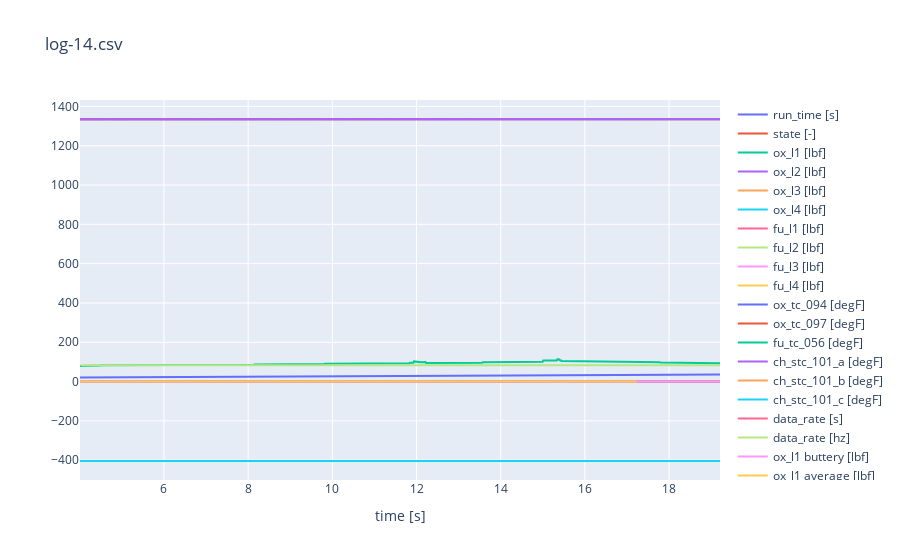

The code cell stored with this chart in its notebook:
### Code cell
from gaslighter import *

data = csv_to_datadict("log-12.csv")
data = trim_time_datadict(data, 'time [s]', 4, 7)

data['data_rate [s]'] = diff_with_first_index(data['time [s]'])
data['data_rate [hz]'] = 1 / data['data_rate [s]']
data['ox_l1 buttery [lbf]'] = scipy_butter(data['ox_l1 [lbf]'], 3, 30, 166)
data['ox_l1 average [lbf]'] = moving_average(data['ox_l1 [lbf]'], 1, 166)

graph_datadict(data, 'time [s]', title="log-14.csv")
print(512/len('run_time [s],time [s],state [-],ox_l1 [lbf]'))

### Figure 1 — Plotly figure (JSON) as saved in the notebook; plotly's stock layout.template omitted (floating-point values rounded to 4 significant figures; data arrays with more than 128 entries replaced by an {"elided": "..."} marker saying what was removed)
{"data": [{"mode": "lines", "name": "run_time [s]", "type": "scatter", "x": {"elided": "1268 float values"}, "y": {"elided": "1268 float values"}}, {"mode": "lines", "name": "state [-]", "type": "scatter", "x": {"elided": "1268 float values"}, "y": {"elided": "1268 int values"}}, {"mode": "lines", "name": "ox_l1 [lbf]", "type": "scatter", "x": {"elided": "1268 float values"}, "y": {"elided": "1268 int values"}}, {"mode": "lines", "name": "ox_l2 [lbf]", "type": "scatter", "x": {"elided": "1268 float values"}, "y": {"elided": "1268 int values"}}, {"mode": "lines", "name": "ox_l3 [lbf]", "type": "scatter", "x": {"elided": "1268 float values"}, "y": {"elided": "1268 int values"}}, {"mode": "lines", "name": "ox_l4 [lbf]", "type": "scatter", "x": {"elided": "1268 float values"}, "y": {"elided": "1268 int values"}}, {"mode": "lines", "name": "fu_l1 [lbf]", "type": "scatter", "x": {"elided": "1268 float values"}, "y": {"elided": "1268 int values"}}, {"mode": "lines", "name": "fu_l2 [lbf]", "type": "scatter", "x": {"elided": "1268 float values"}, "y": {"elided": "1268 int values"}}, {"mode": "lines", "name": "fu_l3 [lbf]", "type": "scatter", "x": {"elided": "1268 float values"}, "y": {"elided": "1268 int values"}}, {"mode": "lines", "name": "fu_l4 [lbf]", "type": "scatter", "x": {"elided": "1268 float values"}, "y": {"elided": "1268 int values"}}, {"mode": "lines", "name": "ox_tc_094 [degF]", "type": "scatter", "x": {"elided": "1268 float values"}, "y": {"elided": "1268 float values"}}, {"mode": "lines", "name": "ox_tc_097 [degF]", "type": "scatter", "x": {"elided": "1268 float values"}, "y": {"elided": "1268 float values"}}, {"mode": "lines", "name": "fu_tc_056 [degF]", "type": "scatter", "x": {"elided": "1268 float values"}, "y": {"elided": "1268 float values"}}, {"mode": "lines", "name": "ch_stc_101_a [degF]", "type": "scatter", "x": {"elided": "1268 float values"}, "y": {"elided": "1268 float values"}}, {"mode": "lines", "name": "ch_stc_101_b [degF]", "type": "scatter", "x": {"elided": "1268 float values"}, "y": {"elided": "1268 int values"}}, {"mode": "lines", "name": "ch_stc_101_c [degF]", "type": "scatter", "x": {"elided": "1268 float values"}, "y": {"elided": "1268 int values"}}, {"mode": "lines", "name": "data_rate [s]", "type": "scatter", "x": {"elided": "1268 float values"}, "y": {"elided": "1268 float values"}}, {"mode": "lines", "name": "data_rate [hz]", "type": "scatter", "x": {"elided": "1268 float values"}, "y": {"elided": "1268 float values"}}, {"mode": "lines", "name": "ox_l1 buttery [lbf]", "type": "scatter", "x": {"elided": "1268 float values"}, "y": {"elided": "1268 int values"}}, {"mode": "lines", "name": "ox_l1 average [lbf]", "type": "scatter", "x": {"elided": "1268 float values"}, "y": {"elided": "1103 int values"}}], "layout": {"modebar": {"add": ["v1hovermode", "toggleSpikeLines"]}, "title": {"text": "log-14.csv"}, "xaxis": {"title": {"text": "time [s]"}}, "yaxis": {"title": {"text": ""}}}}
